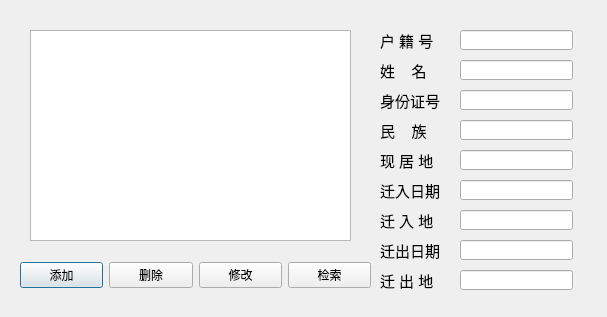
<?xml version="1.0" encoding="UTF-8"?>
<ui version="4.0">
 <class>HKctrl</class>
 <widget class="QDialog" name="HKctrl">
  <property name="geometry">
   <rect>
    <x>0</x>
    <y>0</y>
    <width>607</width>
    <height>317</height>
   </rect>
  </property>
  <property name="windowTitle">
   <string>Dialog</string>
  </property>
  <widget class="QLineEdit" name="wherein">
   <property name="geometry">
    <rect>
     <x>460</x>
     <y>210</y>
     <width>113</width>
     <height>20</height>
    </rect>
   </property>
  </widget>
  <widget class="QLabel" name="label_5">
   <property name="geometry">
    <rect>
     <x>380</x>
     <y>150</y>
     <width>71</width>
     <height>21</height>
    </rect>
   </property>
   <property name="font">
    <font>
     <pointsize>11</pointsize>
    </font>
   </property>
   <property name="text">
    <string>现 居 地</string>
   </property>
  </widget>
  <widget class="QTableView" name="tableView">
   <property name="geometry">
    <rect>
     <x>30</x>
     <y>30</y>
     <width>321</width>
     <height>211</height>
    </rect>
   </property>
  </widget>
  <widget class="QLabel" name="label_8">
   <property name="geometry">
    <rect>
     <x>380</x>
     <y>30</y>
     <width>71</width>
     <height>21</height>
    </rect>
   </property>
   <property name="font">
    <font>
     <pointsize>11</pointsize>
    </font>
   </property>
   <property name="text">
    <string>户 籍 号</string>
   </property>
  </widget>
  <widget class="QLineEdit" name="id">
   <property name="geometry">
    <rect>
     <x>460</x>
     <y>90</y>
     <width>113</width>
     <height>20</height>
    </rect>
   </property>
  </widget>
  <widget class="QLineEdit" name="number">
   <property name="geometry">
    <rect>
     <x>460</x>
     <y>30</y>
     <width>113</width>
     <height>20</height>
    </rect>
   </property>
  </widget>
  <widget class="QLabel" name="label_7">
   <property name="geometry">
    <rect>
     <x>380</x>
     <y>210</y>
     <width>71</width>
     <height>21</height>
    </rect>
   </property>
   <property name="font">
    <font>
     <pointsize>11</pointsize>
    </font>
   </property>
   <property name="text">
    <string>迁 入 地</string>
   </property>
  </widget>
  <widget class="QLabel" name="label_3">
   <property name="geometry">
    <rect>
     <x>380</x>
     <y>90</y>
     <width>71</width>
     <height>21</height>
    </rect>
   </property>
   <property name="font">
    <font>
     <pointsize>11</pointsize>
    </font>
   </property>
   <property name="text">
    <string>身份证号</string>
   </property>
  </widget>
  <widget class="QLineEdit" name="indate">
   <property name="geometry">
    <rect>
     <x>460</x>
     <y>180</y>
     <width>113</width>
     <height>20</height>
    </rect>
   </property>
  </widget>
  <widget class="QLineEdit" name="ads">
   <property name="geometry">
    <rect>
     <x>460</x>
     <y>150</y>
     <width>113</width>
     <height>20</height>
    </rect>
   </property>
  </widget>
  <widget class="QLabel" name="label">
   <property name="geometry">
    <rect>
     <x>380</x>
     <y>60</y>
     <width>81</width>
     <height>21</height>
    </rect>
   </property>
   <property name="font">
    <font>
     <pointsize>11</pointsize>
    </font>
   </property>
   <property name="text">
    <string>姓    名</string>
   </property>
  </widget>
  <widget class="QLabel" name="label_4">
   <property name="geometry">
    <rect>
     <x>380</x>
     <y>120</y>
     <width>71</width>
     <height>21</height>
    </rect>
   </property>
   <property name="font">
    <font>
     <pointsize>11</pointsize>
    </font>
   </property>
   <property name="text">
    <string>民    族</string>
   </property>
  </widget>
  <widget class="QWidget" name="layoutWidget">
   <property name="geometry">
    <rect>
     <x>20</x>
     <y>260</y>
     <width>351</width>
     <height>30</height>
    </rect>
   </property>
   <layout class="QHBoxLayout" name="horizontalLayout">
    <item>
     <widget class="QPushButton" name="add">
      <property name="text">
       <string>添加</string>
      </property>
     </widget>
    </item>
    <item>
     <widget class="QPushButton" name="delete_2">
      <property name="text">
       <string>删除</string>
      </property>
     </widget>
    </item>
    <item>
     <widget class="QPushButton" name="change">
      <property name="text">
       <string>修改</string>
      </property>
     </widget>
    </item>
    <item>
     <widget class="QPushButton" name="search">
      <property name="text">
       <string>检索</string>
      </property>
     </widget>
    </item>
   </layout>
  </widget>
  <widget class="QLabel" name="label_6">
   <property name="geometry">
    <rect>
     <x>380</x>
     <y>180</y>
     <width>71</width>
     <height>21</height>
    </rect>
   </property>
   <property name="font">
    <font>
     <pointsize>11</pointsize>
    </font>
   </property>
   <property name="text">
    <string>迁入日期</string>
   </property>
  </widget>
  <widget class="QLineEdit" name="nation">
   <property name="geometry">
    <rect>
     <x>460</x>
     <y>120</y>
     <width>113</width>
     <height>20</height>
    </rect>
   </property>
  </widget>
  <widget class="QLineEdit" name="name">
   <property name="geometry">
    <rect>
     <x>460</x>
     <y>60</y>
     <width>113</width>
     <height>20</height>
    </rect>
   </property>
  </widget>
  <widget class="QLabel" name="label_2">
   <property name="geometry">
    <rect>
     <x>380</x>
     <y>240</y>
     <width>71</width>
     <height>21</height>
    </rect>
   </property>
   <property name="font">
    <font>
     <pointsize>11</pointsize>
    </font>
   </property>
   <property name="text">
    <string>迁出日期</string>
   </property>
  </widget>
  <widget class="QLineEdit" name="outdate">
   <property name="geometry">
    <rect>
     <x>460</x>
     <y>240</y>
     <width>113</width>
     <height>20</height>
    </rect>
   </property>
  </widget>
  <widget class="QLabel" name="label_9">
   <property name="geometry">
    <rect>
     <x>380</x>
     <y>270</y>
     <width>71</width>
     <height>21</height>
    </rect>
   </property>
   <property name="font">
    <font>
     <pointsize>11</pointsize>
    </font>
   </property>
   <property name="text">
    <string>迁 出 地</string>
   </property>
  </widget>
  <widget class="QLineEdit" name="whereout">
   <property name="geometry">
    <rect>
     <x>460</x>
     <y>270</y>
     <width>113</width>
     <height>20</height>
    </rect>
   </property>
  </widget>
 </widget>
 <resources/>
 <connections/>
</ui>
